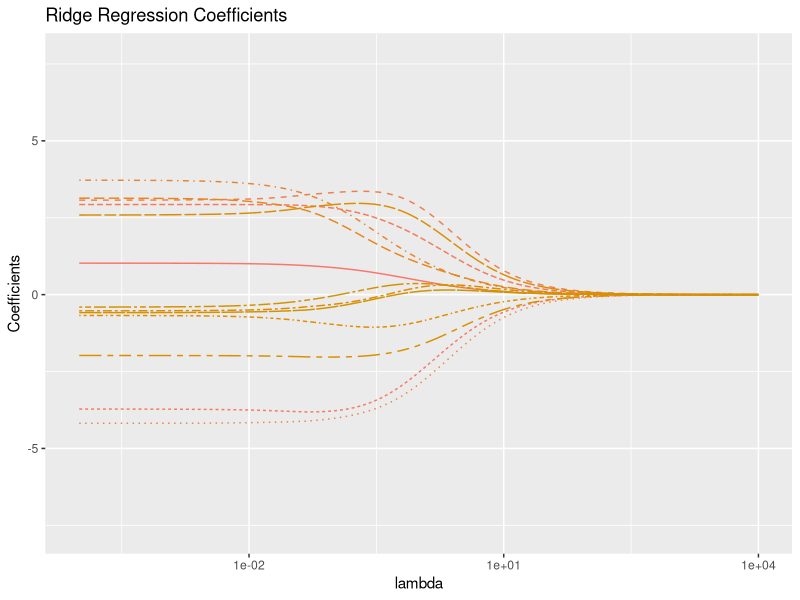
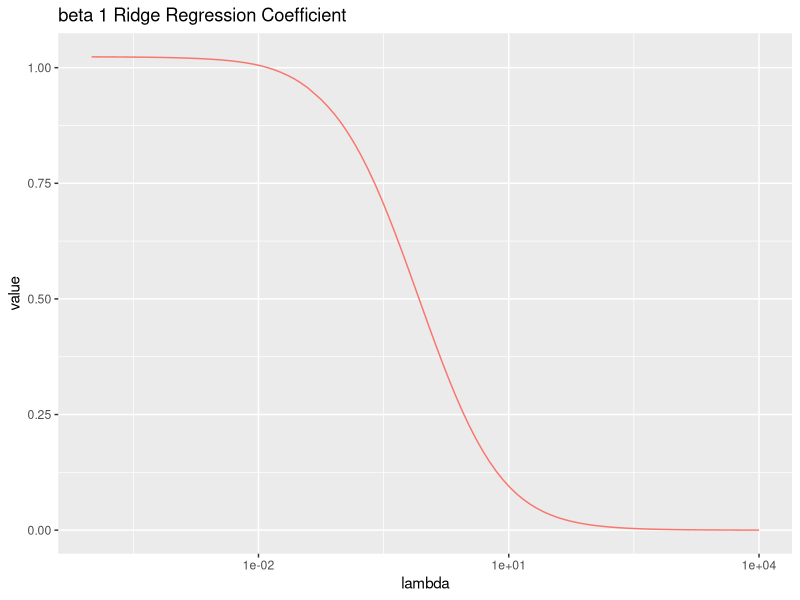

Write R code to recreate these figures, in order.
## ---- chunk 1
library(tidyverse)
library(glmnet) # this ridge regression
## ---- chunk 2
set.seed(100)

# number of observations
n = 50
# total number of predictors
p = 100
# the x1 predictor and y
x1 <- runif(0,1,n=n)
y <- 1 + 2 * x1 + 0.1 * rnorm(n) #true model, \beta_0 = 1, \beta_1 = 2

# fill the other p-1 variables with Gaussian noise by
# first populating a matrix
x_rest <- matrix(0.01 * rnorm(n *(p-1)), n, p-1)
# then we name the columns using colnames and paste
colnames(x_rest) <- paste("x",2:p, sep="")
# now we glue the columns together into a single matrix
data.matrix <- cbind(x1, x_rest, y)

# this reinterprets the matrix as a data frame
data.df <- as_tibble(data.matrix)
## ---- chunk 3
X <- model.matrix(y~., data.df)[,-1] # -1 omits the first column, corresponding to the intercept
## ---- chunk 4
low = -4;
high = 2;
lambda.grid <- 10^seq(-4, 4,length = 100)
ridge.fit <- glmnet(X,y, alpha = 0, lambda = lambda.grid)
ridge.fit
## ---- chunk 5
beta <-as.matrix(coef(ridge.fit))
beta.df <- as_tibble(beta)
beta.df$coef <- row.names(beta)
beta.df
## ---- chunk 6
# spread out
beta.df.long <- gather(beta.df,key=case,value,-coef)
# relabel columns
beta.df.long$case <- as.integer(gsub("s", "", beta.df.long$case))
beta.df.long$lambda <-ridge.fit$lambda[beta.df.long$case+1]
beta.df.long
## ---- chunk 7
# plot all coefficients
beta.plt <- ggplot(beta.df.long[beta.df.long$coef!="(Intercept)",], 
                   aes(x=lambda, y=value,color = coef,linetype = coef)) + 
  geom_line() + theme(legend.position="none") +
  scale_x_log10()  + ggtitle("Ridge Regression Coefficients") + ylab("Coefficients")
print(beta.plt)
## ---- chunk 8
beta1.plt<- ggplot(beta.df.long[beta.df.long$coef=="x1",], aes(x=lambda, y=value,
color = coef, linetype = coef)) +
geom_line() + theme(legend.position="none") +
ggtitle("beta 1 Ridge Regression Coefficient") +
scale_x_log10()
print(beta1.plt)
## ---- chunk 9
predict(ridge.fit, s=1000, newx=t(runif(p)))
## ---- chunk 10
mean(y)
## ---- chunk 11
predict(ridge.fit, s=.1, newx=t(runif(1:100)))
## ---- chunk 12
cv.ridge <- cv.glmnet(X, y, alpha = 0, lambda = lambda.grid)
## ---- chunk 13
cv.ridge
## ---- chunk 14
beta.minimal <- predict(ridge.fit, type = "coefficients", s = cv.ridge$lambda.min)
beta.minimal
